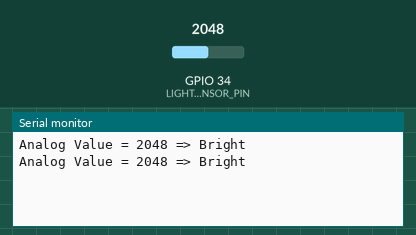
This sketch was run on a simulated ESP32. Parts: the last lines printed to the serial monitor. The test bench sets the inputs (shaded band); at power-on: GPIO 34 (LIGHT_SENSOR_PIN) = 2048.

Above: at 1.8 s.
1.9 s: GPIO 34 (LIGHT_SENSOR_PIN) set to 1960
At 2.4 s:
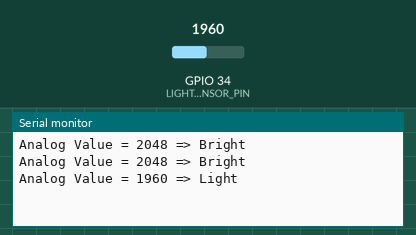
4.5 s: GPIO 34 (LIGHT_SENSOR_PIN) set to 760
At 5.8 s:
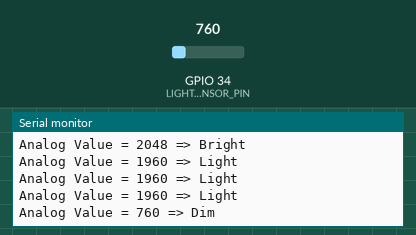
7.5 s: GPIO 34 (LIGHT_SENSOR_PIN) set to 0
At 8.8 s:
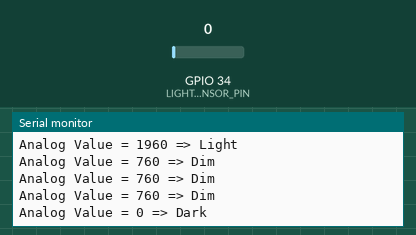
10.5 s: GPIO 34 (LIGHT_SENSOR_PIN) set to 3240
At 11.8 s:
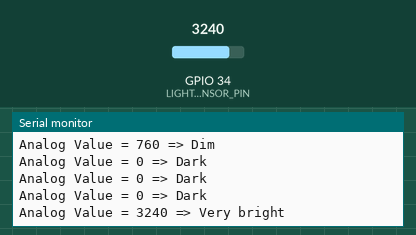

Measured:
- after the input at 1.9 s, the serial monitor: prints a new line after 0.10 s (image 1)
- after the input at 4.5 s, the serial monitor: prints a new line after 0.50 s (image 2)
- after the input at 7.5 s, the serial monitor: prints a new line after 0.50 s (image 3)
- after the input at 10.5 s, the serial monitor: prints a new line after 0.50 s (image 4)

The sketch:

Ex1.ino
```cpp
// Pull-Down resister with LDR
#define LIGHT_SENSOR_PIN 34 // ESP32 pin GIOP34 (ADC1)

void setup() {

 Serial.begin(115200);
 // set the ADC attenuation to 11 dB (up to ~3.3V input)
 analogSetAttenuation(ADC_11db); //0-3.3v or ADC_11db is a default, you may not have to setup using this line.

}

void loop() {
 int analogValue = analogRead(LIGHT_SENSOR_PIN);

 Serial.print("Analog Value = ");
 Serial.print(analogValue);


 if (analogValue < 40) {
 Serial.println(" => Dark");
 } else if (analogValue < 800) {
 Serial.println(" => Dim");
 } else if (analogValue < 2000) {
 Serial.println(" => Light");
 } else if (analogValue < 3200) {
 Serial.println(" => Bright");
 } else {
 Serial.println(" => Very bright");
 }

 vTaskDelay(1000);
}
```
